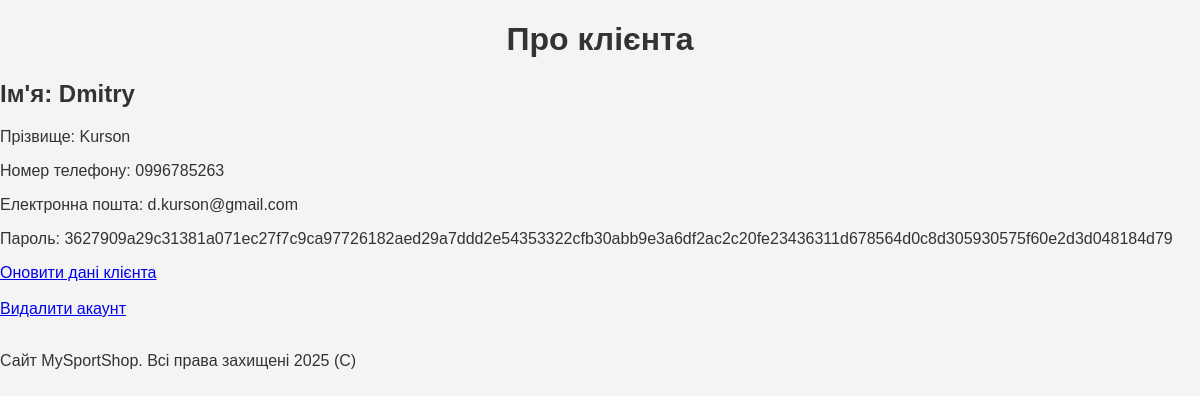
Page /clients/4 on the committed database.
### app.py (models this page shows, shortened)
class Client(db.Model):
    id = db.Column(db.Integer, primary_key=True)
    name = db.Column(db.String(30), nullable=False)
    surname = db.Column(db.String(30), nullable=False)
    phone = db.Column(db.String(19), nullable=False)
    cart = db.Column(db.String(1000), nullable=False)
    email = db.Column(db.String(50), nullable=False)
    password = db.Column(db.String(10), nullable=False)

### app.py (the view)
@app.route("/clients/<int:client_id>")
def client_detail_view(client_id):
    client = Client.query.get_or_404(client_id)
    return render_template("client_detail_view.html", client=client)

### templates/client_detail_view.html (shortened to what this page needs)
{% extends 'layout.html' %}
{% block content %}
<h1>Про клієнта</h1>
<div>
    <h2>Ім'я: {{ client.name }}</h2>
    <p>Прізвище: {{ client.surname }}</p>
    <p>Номер телефону: {{ client.phone }}</p>
    <p>Електронна пошта: {{ client.email }}</p>
    <p>Пароль: {{ client.password }}</p>
    <a href="{{client.id}}/update">Оновити дані клієнта</a><br><br>
    <a href="{{client.id}}/delete">Видалити акаунт</a>
</div>
<br>
{% endblock %}

### static/css/styles.css (style rules this page uses)
body { font-family: Arial, sans-serif; margin: 0; padding: 0; background-color: #f4f4f4; color: #333; }
h1 { text-align: center; }

### rows in the picture
Client: name "Dmitry", surname "Kurson", phone "0996785263", email "d.kurson@gmail.com", password "3627909a29c31381a071ec27f7c9ca97726182aed29a7ddd2e54353322cfb30abb9e3a6df2ac2c20fe23436311d678564d0c8d305930575f60e2d3d048184d79"
